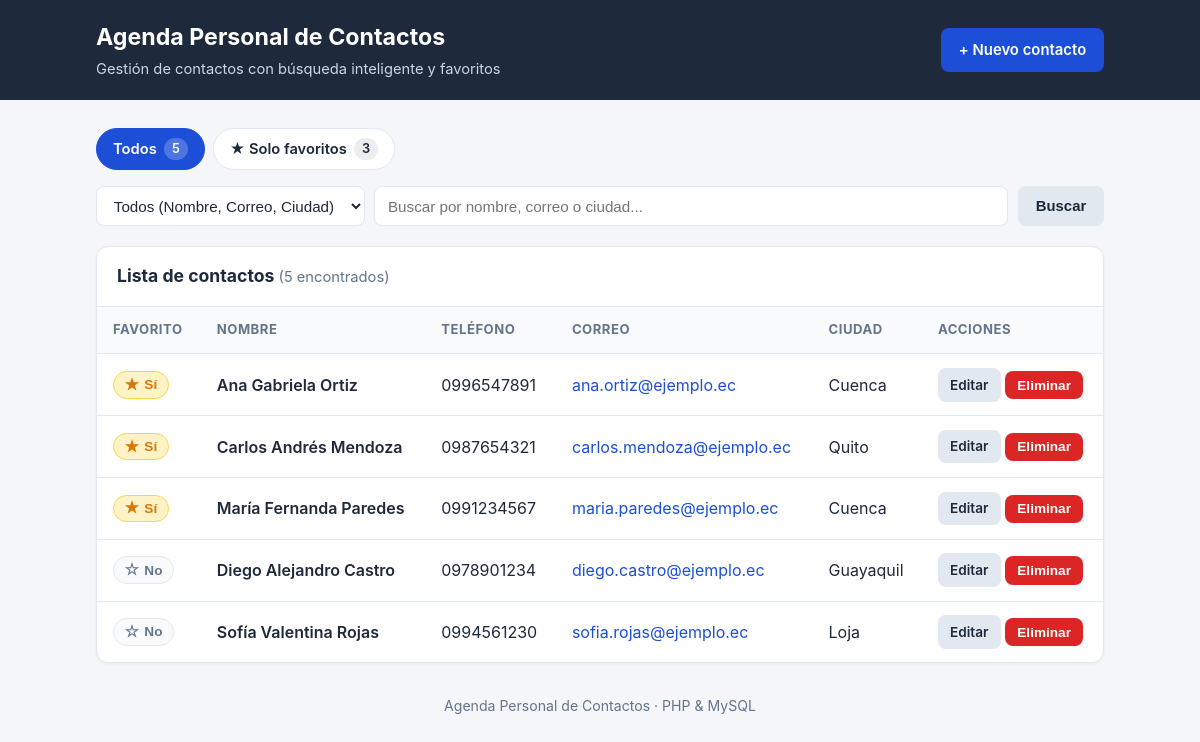
The page / on the database its author committed.
### tables this page shows
CREATE TABLE IF NOT EXISTS contactos (
    id INT AUTO_INCREMENT PRIMARY KEY,
    nombre VARCHAR(120) NOT NULL,
    telefono VARCHAR(30) NOT NULL,
    correo VARCHAR(150) NOT NULL,
    ciudad VARCHAR(100) NOT NULL,
    favorito TINYINT(1) NOT NULL DEFAULT 0 COMMENT '0 = No, 1 = Sí',
    fecha_creacion TIMESTAMP NOT NULL DEFAULT CURRENT_TIMESTAMP,
    INDEX idx_nombre (nombre),
    INDEX idx_correo (correo),
    INDEX idx_ciudad (ciudad),
    INDEX idx_favorito (favorito)
);

### config/db.php (called while the page is built, shortened)
<?php
function e(string $valor): string
{
    return htmlspecialchars($valor, ENT_QUOTES, 'UTF-8');
}

### index.php (the view, shortened to what this page needs)
<?php
require_once __DIR__ . '/config/db.php';
$busqueda = trim($_GET['q'] ?? '');
$campo = $_GET['campo'] ?? 'todos';
$soloFavoritos = isset($_GET['favoritos']) && $_GET['favoritos'] === '1';
$parametros = [];
$sql = 'SELECT id, nombre, telefono, correo, ciudad, favorito, fecha_creacion FROM contactos';
$sql .= ' ORDER BY favorito DESC, nombre ASC';
$stmt = $pdo->prepare($sql);
$stmt->execute($parametros);
$contactos = $stmt->fetchAll();
$totales = $pdo->query('SELECT COUNT(*) AS total, SUM(CASE WHEN favorito = 1 THEN 1 ELSE 0 END) AS favoritos FROM contactos')->fetch();
$totalContactos = (int) ($totales['total'] ?? 0);
$totalFavoritos = (int) ($totales['favoritos'] ?? 0);
?>
<!DOCTYPE html>
<html lang="es">
<head>
    <link rel="stylesheet" href="css/styles.css">
</head>
<body>
    <header class="topbar">
        <div class="container topbar-inner">
            <div>
                <h1>Agenda Personal de Contactos</h1>
                <p class="subtitle">Gestión de contactos con búsqueda inteligente y favoritos</p>
            </div>
            <a href="crear.php" class="btn btn-primary">+ Nuevo contacto</a>
        </div>
    </header>
    <main class="container">
        <section class="toolbar" aria-label="Filtros y búsqueda">
            <div class="tabs" role="tablist">
                <a
                    href="index.php<?= $busqueda !== '' ? '?q=' . urlencode($busqueda) . '&campo=' . urlencode($campo) : '' ?>"
                    class="tab <?= !$soloFavoritos ? 'active' : '' ?>"
                >
                    Todos <span class="badge"><?= $totalContactos ?></span>
                </a>
                <a
                    href="index.php?favoritos=1<?= $busqueda !== '' ? '&q=' . urlencode($busqueda) . '&campo=' . urlencode($campo) : '' ?>"
                    class="tab <?= $soloFavoritos ? 'active' : '' ?>"
                >
                    &#9733; Solo favoritos <span class="badge"><?= $totalFavoritos ?></span>
                </a>
            </div>
            <form method="GET" action="index.php" class="search-form">
                <select name="campo" aria-label="Buscar en campo" class="input select-campo">
                    <option value="todos" <?= $campo === 'todos' ? 'selected' : '' ?>>Todos (Nombre, Correo, Ciudad)</option>
                </select>
                <input
                    type="text"
                    name="q"
                    value="<?= e($busqueda) ?>"
                    placeholder="Buscar por nombre, correo o ciudad..."
                    class="input search-input"
                    aria-label="Término de búsqueda"
                >
                <button type="submit" class="btn btn-secondary">Buscar</button>
            </form>
        </section>
        <section class="card">
            <div class="card-header">
                <h2>
                    <?php if ($soloFavoritos): ?>
                        Contactos favoritos
                    <?php else: ?>
                        Lista de contactos
                    <?php endif; ?>
                    <span class="count-text">(<?= count($contactos) ?> encontrados)</span>
                </h2>
            </div>
            <?php if (empty($contactos)): ?>
                <div class="empty-state">
                    <p>No se encontraron contactos con los criterios seleccionados.</p>
                    <?php if ($busqueda !== '' || $soloFavoritos): ?>
                        <a href="index.php" class="btn btn-secondary">Ver todos los contactos</a>
                    <?php else: ?>
                        <a href="crear.php" class="btn btn-primary">Registrar primer contacto</a>
                    <?php endif; ?>
                </div>
            <?php else: ?>
                <div class="table-responsive">
                    <table>
                        <thead>
                            <tr>
                                <th>Favorito</th>
                                <th>Nombre</th>
                                <th>Teléfono</th>
                                <th>Correo</th>
                                <th>Ciudad</th>
                                <th class="col-actions">Acciones</th>
                            </tr>
                        </thead>
                        <tbody>
                            <?php foreach ($contactos as $c): ?>
                                <?php $esFav = (int) $c['favorito'] === 1; ?>
                                <tr>
                                    <td data-label="Favorito">
                                        <form method="POST" action="toggle_favorito.php" class="inline-form">
                                            <button
                                                type="submit"
                                                class="fav-btn <?= $esFav ? 'is-fav' : '' ?>"
                                                title="<?= $esFav ? 'Quitar de favoritos' : 'Marcar como favorito' ?>"
                                            >
                                                <span class="star"><?= $esFav ? '&#9733;' : '&#9734;' ?></span>
                                                <span class="fav-label"><?= $esFav ? 'Sí' : 'No' ?></span>
                                            </button>
                                        </form>
                                    </td>
                                    <td data-label="Nombre" class="cell-name"><?= e($c['nombre']) ?></td>
                                    <td data-label="Teléfono"><?= e($c['telefono']) ?></td>
                                    <td data-label="Correo">
                                        <a href="mailto:<?= e($c['correo']) ?>" class="mail-link"><?= e($c['correo']) ?></a>
                                    </td>
                                    <td data-label="Ciudad"><?= e($c['ciudad']) ?></td>
                                    <td data-label="Acciones" class="col-actions">
                                        <a href="editar.php?id=<?= (int) $c['id'] ?>" class="btn btn-sm btn-secondary">Editar</a>
                                        <form
                                            method="POST"
                                            action="eliminar.php"
                                            class="inline-form"
                                            onsubmit="return confirm('¿Seguro que deseas eliminar a <?= e($c['nombre']) ?>?');"
                                        >
                                            <button type="submit" class="btn btn-sm btn-danger">Eliminar</button>
                                        </form>
                                    </td>
                                </tr>
                            <?php endforeach; ?>
                        </tbody>
                    </table>
                </div>
            <?php endif; ?>
        </section>
    </main>
    <footer class="footer">
        <div class="container">
            Agenda Personal de Contactos &middot; PHP &amp; MySQL
        </div>
    </footer>
</body>
</html>

### css/styles.css (style rules this page uses)
:root { --bg: #f4f6f9; --surface: #ffffff; --ink: #1e293b; --muted: #64748b; --border: #e2e8f0; --primary: #1d4ed8; --primary-dark: #1e40af; --danger: #dc2626; --danger-dark: #b91c1c; --star: #d97706; --star-bg: #fef3c7; --success-bg: #ecfdf5; --success-text: #065f46; --error-bg: #fef2f2; --error-text: #991b1b; }
* { box-sizing: border-box; }
body { margin: 0; font-family: -apple-system, BlinkMacSystemFont, "Segoe UI", Roboto, Helvetica, Arial, sans-serif; background: var(--bg); color: var(--ink); line-height: 1.5; }
.container { max-width: 1040px; margin: 0 auto; padding: 0 1rem; }
.topbar { background: var(--ink); color: #ffffff; padding: 1.25rem 0; margin-bottom: 1.75rem; }
.topbar-inner { display: flex; align-items: center; justify-content: space-between; gap: 1rem; flex-wrap: wrap; }
.topbar h1 { margin: 0; font-size: 1.45rem; font-weight: 700; }
.subtitle { margin: 0.2rem 0 0; color: #cbd5e1; font-size: 0.92rem; }
.toolbar { display: flex; flex-direction: column; gap: 1rem; margin-bottom: 1.25rem; }
.tabs { display: flex; gap: 0.5rem; flex-wrap: wrap; }
.tab { display: inline-flex; align-items: center; gap: 0.45rem; padding: 0.55rem 1rem; border-radius: 999px; background: var(--surface); color: var(--ink); text-decoration: none; border: 1px solid var(--border); font-weight: 600; font-size: 0.92rem; transition: background 0.15s, border-color 0.15s; }
.tab.active { background: var(--primary); color: #ffffff; border-color: var(--primary); }
.tab .badge { background: rgba(15, 23, 42, 0.08); padding: 0.1rem 0.5rem; border-radius: 999px; font-size: 0.8rem; }
.tab.active .badge { background: rgba(255, 255, 255, 0.22); color: #ffffff; }
.search-form { display: flex; gap: 0.6rem; flex-wrap: wrap; }
.input { padding: 0.6rem 0.8rem; border: 1px solid var(--border); border-radius: 8px; font-size: 0.95rem; background: var(--surface); color: var(--ink); }
.select-campo { min-width: 220px; }
.search-input { flex: 1; min-width: 220px; }
.btn { display: inline-flex; align-items: center; justify-content: center; padding: 0.6rem 1.05rem; border-radius: 8px; font-size: 0.93rem; font-weight: 600; text-decoration: none; border: 1px solid transparent; cursor: pointer; transition: background 0.15s, border-color 0.15s; }
.btn-primary { background: var(--primary); color: #ffffff; }
.btn-secondary { background: #e2e8f0; color: var(--ink); }
.btn-danger { background: var(--danger); color: #ffffff; }
.btn-sm { padding: 0.35rem 0.7rem; font-size: 0.85rem; }
.card { background: var(--surface); border: 1px solid var(--border); border-radius: 12px; overflow: hidden; box-shadow: 0 1px 3px rgba(15, 23, 42, 0.05); }
.card-header { padding: 1rem 1.25rem; border-bottom: 1px solid var(--border); }
.card-header h2 { margin: 0; font-size: 1.1rem; }
.count-text { font-weight: 400; color: var(--muted); font-size: 0.92rem; }
.table-responsive { width: 100%; overflow-x: auto; }
table { width: 100%; border-collapse: collapse; }
th, td { padding: 0.85rem 1rem; text-align: left; border-bottom: 1px solid var(--border); vertical-align: middle; }
th { background: #f8fafc; font-size: 0.82rem; text-transform: uppercase; letter-spacing: 0.04em; color: var(--muted); }
tr:last-child td { border-bottom: none; }
.cell-name { font-weight: 600; }
.mail-link { color: var(--primary); text-decoration: none; }
.col-actions { white-space: nowrap; }
.inline-form { display: inline; }
.fav-btn { display: inline-flex; align-items: center; gap: 0.35rem; padding: 0.3rem 0.65rem; border-radius: 999px; border: 1px solid var(--border); background: #f8fafc; color: var(--muted); cursor: pointer; font-size: 0.85rem; font-weight: 600; }
.fav-btn .star { font-size: 1rem; line-height: 1; }
.fav-btn.is-fav { background: var(--star-bg); color: var(--star); border-color: #fcd34d; }
.footer { text-align: center; padding: 2rem 0; color: var(--muted); font-size: 0.88rem; }

### rows shown on the page
contactos: favorito "Sí", nombre "Ana Gabriela Ortiz", telefono "0996547891", correo "ana.ortiz@ejemplo.ec", ciudad "Cuenca"
contactos: favorito "Sí", nombre "Carlos Andrés Mendoza", telefono "0987654321", correo "carlos.mendoza@ejemplo.ec", ciudad "Quito"
contactos: favorito "Sí", nombre "María Fernanda Paredes", telefono "0991234567", correo "maria.paredes@ejemplo.ec", ciudad "Cuenca"
contactos: favorito "No", nombre "Diego Alejandro Castro", telefono "0978901234", correo "diego.castro@ejemplo.ec", ciudad "Guayaquil"
contactos: favorito "No", nombre "Sofía Valentina Rojas", telefono "0994561230", correo "sofia.rojas@ejemplo.ec", ciudad "Loja"

### other values the page prints
$totalContactos "5"
$totalFavoritos "3"
count($contactos) "5"
